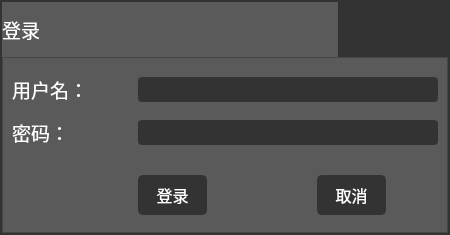
<?xml version="1.0" encoding="UTF-8"?>
<ui version="4.0">
 <class>Dialog</class>
 <widget class="QDialog" name="Dialog">
  <property name="geometry">
   <rect>
    <x>0</x>
    <y>0</y>
    <width>450</width>
    <height>235</height>
   </rect>
  </property>
  <property name="minimumSize">
   <size>
    <width>450</width>
    <height>235</height>
   </size>
  </property>
  <property name="maximumSize">
   <size>
    <width>450</width>
    <height>235</height>
   </size>
  </property>
  <property name="windowTitle">
   <string>Dialog</string>
  </property>
  <property name="styleSheet">
   <string notr="true">QDialog {
	background:rgb(51,51,51);
}</string>
  </property>
  <layout class="QVBoxLayout" name="verticalLayout">
   <property name="spacing">
    <number>0</number>
   </property>
   <property name="leftMargin">
    <number>0</number>
   </property>
   <property name="topMargin">
    <number>0</number>
   </property>
   <property name="rightMargin">
    <number>0</number>
   </property>
   <property name="bottomMargin">
    <number>0</number>
   </property>
   <item>
    <widget class="QFrame" name="frame_2">
     <property name="styleSheet">
      <string notr="true">background:rgb(51,51,51);</string>
     </property>
     <property name="frameShape">
      <enum>QFrame::NoFrame</enum>
     </property>
     <property name="frameShadow">
      <enum>QFrame::Plain</enum>
     </property>
     <layout class="QVBoxLayout" name="verticalLayout_2">
      <property name="spacing">
       <number>0</number>
      </property>
      <property name="leftMargin">
       <number>2</number>
      </property>
      <property name="topMargin">
       <number>2</number>
      </property>
      <property name="rightMargin">
       <number>2</number>
      </property>
      <property name="bottomMargin">
       <number>2</number>
      </property>
      <item>
       <widget class="QFrame" name="frame_top">
        <property name="minimumSize">
         <size>
          <width>0</width>
          <height>55</height>
         </size>
        </property>
        <property name="maximumSize">
         <size>
          <width>16777215</width>
          <height>55</height>
         </size>
        </property>
        <property name="styleSheet">
         <string notr="true">background:rgb(91,90,90);</string>
        </property>
        <property name="frameShape">
         <enum>QFrame::NoFrame</enum>
        </property>
        <property name="frameShadow">
         <enum>QFrame::Plain</enum>
        </property>
        <layout class="QHBoxLayout" name="horizontalLayout">
         <property name="spacing">
          <number>0</number>
         </property>
         <property name="leftMargin">
          <number>0</number>
         </property>
         <property name="topMargin">
          <number>0</number>
         </property>
         <property name="rightMargin">
          <number>0</number>
         </property>
         <property name="bottomMargin">
          <number>0</number>
         </property>
         <item>
          <widget class="QLabel" name="lab_heading">
           <property name="font">
            <font>
             <family>黑体</family>
             <pointsize>14</pointsize>
            </font>
           </property>
           <property name="styleSheet">
            <string notr="true">color:rgb(255,255,255);</string>
           </property>
           <property name="text">
            <string>登录</string>
           </property>
           <property name="textFormat">
            <enum>Qt::AutoText</enum>
           </property>
           <property name="alignment">
            <set>Qt::AlignLeading|Qt::AlignLeft|Qt::AlignVCenter</set>
           </property>
          </widget>
         </item>
         <item>
          <widget class="QPushButton" name="bn_min">
           <property name="minimumSize">
            <size>
             <width>55</width>
             <height>55</height>
            </size>
           </property>
           <property name="maximumSize">
            <size>
             <width>55</width>
             <height>55</height>
            </size>
           </property>
           <property name="styleSheet">
            <string notr="true">QPushButton {
	border: none;
	background-color: rgb(51,51,51);
}
QPushButton:hover {
	background-color: rgb(0,143,150);
}
QPushButton:pressed {	
	background-color: rgb(51,51,51);
}</string>
           </property>
           <property name="text">
            <string/>
           </property>
           <property name="icon">
            <iconset>
             <normaloff>icons/1x/hideAsset 53.png</normaloff>icons/1x/hideAsset 53.png</iconset>
           </property>
           <property name="iconSize">
            <size>
             <width>22</width>
             <height>12</height>
            </size>
           </property>
           <property name="autoDefault">
            <bool>false</bool>
           </property>
           <property name="flat">
            <bool>true</bool>
           </property>
          </widget>
         </item>
         <item>
          <widget class="QPushButton" name="bn_close">
           <property name="minimumSize">
            <size>
             <width>55</width>
             <height>55</height>
            </size>
           </property>
           <property name="maximumSize">
            <size>
             <width>55</width>
             <height>55</height>
            </size>
           </property>
           <property name="styleSheet">
            <string notr="true">QPushButton {
	border: none;
	background-color: rgb(51,51,51);
}
QPushButton:hover {
	background-color: rgb(0,143,150);
}
QPushButton:pressed {	
	background-color: rgb(51,51,51);
}</string>
           </property>
           <property name="text">
            <string/>
           </property>
           <property name="icon">
            <iconset>
             <normaloff>icons/1x/closeAsset 43.png</normaloff>icons/1x/closeAsset 43.png</iconset>
           </property>
           <property name="iconSize">
            <size>
             <width>22</width>
             <height>22</height>
            </size>
           </property>
           <property name="autoDefault">
            <bool>false</bool>
           </property>
           <property name="flat">
            <bool>true</bool>
           </property>
          </widget>
         </item>
        </layout>
       </widget>
      </item>
      <item>
       <widget class="QFrame" name="frame_bottom">
        <property name="styleSheet">
         <string notr="true">background:rgb(91,90,90);</string>
        </property>
        <property name="frameShape">
         <enum>QFrame::StyledPanel</enum>
        </property>
        <property name="frameShadow">
         <enum>QFrame::Raised</enum>
        </property>
        <layout class="QGridLayout" name="gridLayout">
         <item row="2" column="0" colspan="2">
          <widget class="QLabel" name="password">
           <property name="maximumSize">
            <size>
             <width>16777215</width>
             <height>50</height>
            </size>
           </property>
           <property name="font">
            <font>
             <family>黑体</family>
             <pointsize>14</pointsize>
            </font>
           </property>
           <property name="styleSheet">
            <string notr="true">color:rgb(255,255,255);</string>
           </property>
           <property name="text">
            <string>密码：</string>
           </property>
          </widget>
         </item>
         <item row="4" column="2">
          <widget class="QPushButton" name="bt1">
           <property name="sizePolicy">
            <sizepolicy hsizetype="Minimum" vsizetype="Maximum">
             <horstretch>0</horstretch>
             <verstretch>0</verstretch>
            </sizepolicy>
           </property>
           <property name="minimumSize">
            <size>
             <width>69</width>
             <height>40</height>
            </size>
           </property>
           <property name="maximumSize">
            <size>
             <width>69</width>
             <height>25</height>
            </size>
           </property>
           <property name="font">
            <font>
             <family>Segoe UI</family>
             <pointsize>12</pointsize>
            </font>
           </property>
           <property name="styleSheet">
            <string notr="true">QPushButton {
	border: 2px solid rgb(51,51,51);
	border-radius: 5px;	
	color:rgb(255,255,255);
	background-color: rgb(51,51,51);
}
QPushButton:hover {
	border: 2px solid rgb(0,143,150);
	background-color: rgb(0,143,150);
}
QPushButton:pressed {	
	border: 2px solid rgb(0,143,150);
	background-color: rgb(51,51,51);
}</string>
           </property>
           <property name="text">
            <string>登录</string>
           </property>
           <property name="autoDefault">
            <bool>false</bool>
           </property>
          </widget>
         </item>
         <item row="4" column="0">
          <spacer name="verticalSpacer">
           <property name="orientation">
            <enum>Qt::Vertical</enum>
           </property>
           <property name="sizeType">
            <enum>QSizePolicy::Fixed</enum>
           </property>
           <property name="sizeHint" stdset="0">
            <size>
             <width>20</width>
             <height>70</height>
            </size>
           </property>
          </spacer>
         </item>
         <item row="1" column="1">
          <widget class="QLabel" name="lab_icon">
           <property name="minimumSize">
            <size>
             <width>40</width>
             <height>40</height>
            </size>
           </property>
           <property name="maximumSize">
            <size>
             <width>40</width>
             <height>40</height>
            </size>
           </property>
           <property name="text">
            <string/>
           </property>
          </widget>
         </item>
         <item row="0" column="0" rowspan="2" colspan="2">
          <widget class="QLabel" name="name_2">
           <property name="maximumSize">
            <size>
             <width>16777215</width>
             <height>50</height>
            </size>
           </property>
           <property name="font">
            <font>
             <family>黑体</family>
             <pointsize>14</pointsize>
            </font>
           </property>
           <property name="styleSheet">
            <string notr="true">color:rgb(255,255,255);</string>
           </property>
           <property name="text">
            <string>用户名：</string>
           </property>
          </widget>
         </item>
         <item row="2" column="2" colspan="2">
          <widget class="QLineEdit" name="passwd">
           <property name="enabled">
            <bool>true</bool>
           </property>
           <property name="minimumSize">
            <size>
             <width>300</width>
             <height>25</height>
            </size>
           </property>
           <property name="maximumSize">
            <size>
             <width>400</width>
             <height>25</height>
            </size>
           </property>
           <property name="font">
            <font>
             <family>Segoe UI</family>
             <pointsize>12</pointsize>
            </font>
           </property>
           <property name="styleSheet">
            <string notr="true">QLineEdit {
	color:rgb(255,255,255);
	border:2px solid rgb(51,51,51);
	border-radius:4px;
	background:rgb(51,51,51);
}

QLineEdit:disabled {
	color:rgb(255,255,255);
	border:2px solid rgb(112,112,112);
	border-radius:4px;
	background:rgb(112,112,112);
}</string>
           </property>
           <property name="text">
            <string/>
           </property>
          </widget>
         </item>
         <item row="4" column="3">
          <widget class="QPushButton" name="bt2">
           <property name="minimumSize">
            <size>
             <width>69</width>
             <height>40</height>
            </size>
           </property>
           <property name="maximumSize">
            <size>
             <width>69</width>
             <height>25</height>
            </size>
           </property>
           <property name="font">
            <font>
             <family>Segoe UI</family>
             <pointsize>12</pointsize>
            </font>
           </property>
           <property name="styleSheet">
            <string notr="true">QPushButton {
	border: 2px solid rgb(51,51,51);
	border-radius: 5px;	
	color:rgb(255,255,255);
	background-color: rgb(51,51,51);
}
QPushButton:hover {
	border: 2px solid rgb(0,143,150);
	background-color: rgb(0,143,150);
}
QPushButton:pressed {	
	border: 2px solid rgb(0,143,150);
	background-color: rgb(51,51,51);
}</string>
           </property>
           <property name="text">
            <string>取消</string>
           </property>
           <property name="autoDefault">
            <bool>false</bool>
           </property>
          </widget>
         </item>
         <item row="0" column="2" rowspan="2" colspan="2">
          <widget class="QLineEdit" name="name">
           <property name="enabled">
            <bool>true</bool>
           </property>
           <property name="minimumSize">
            <size>
             <width>300</width>
             <height>25</height>
            </size>
           </property>
           <property name="maximumSize">
            <size>
             <width>400</width>
             <height>25</height>
            </size>
           </property>
           <property name="font">
            <font>
             <family>Segoe UI</family>
             <pointsize>12</pointsize>
            </font>
           </property>
           <property name="styleSheet">
            <string notr="true">QLineEdit {
	color:rgb(255,255,255);
	border:2px solid rgb(51,51,51);
	border-radius:4px;
	background:rgb(51,51,51);
}

QLineEdit:disabled {
	color:rgb(255,255,255);
	border:2px solid rgb(112,112,112);
	border-radius:4px;
	background:rgb(112,112,112);
}</string>
           </property>
           <property name="text">
            <string/>
           </property>
          </widget>
         </item>
        </layout>
        <zorder>bt2</zorder>
        <zorder>lab_icon</zorder>
        <zorder>name_2</zorder>
        <zorder>password</zorder>
        <zorder>verticalSpacer</zorder>
        <zorder>bt1</zorder>
        <zorder>passwd</zorder>
        <zorder>name</zorder>
       </widget>
      </item>
     </layout>
    </widget>
   </item>
  </layout>
 </widget>
 <tabstops>
  <tabstop>name</tabstop>
  <tabstop>passwd</tabstop>
  <tabstop>bt1</tabstop>
  <tabstop>bt2</tabstop>
  <tabstop>bn_min</tabstop>
  <tabstop>bn_close</tabstop>
 </tabstops>
 <resources/>
 <connections/>
</ui>
